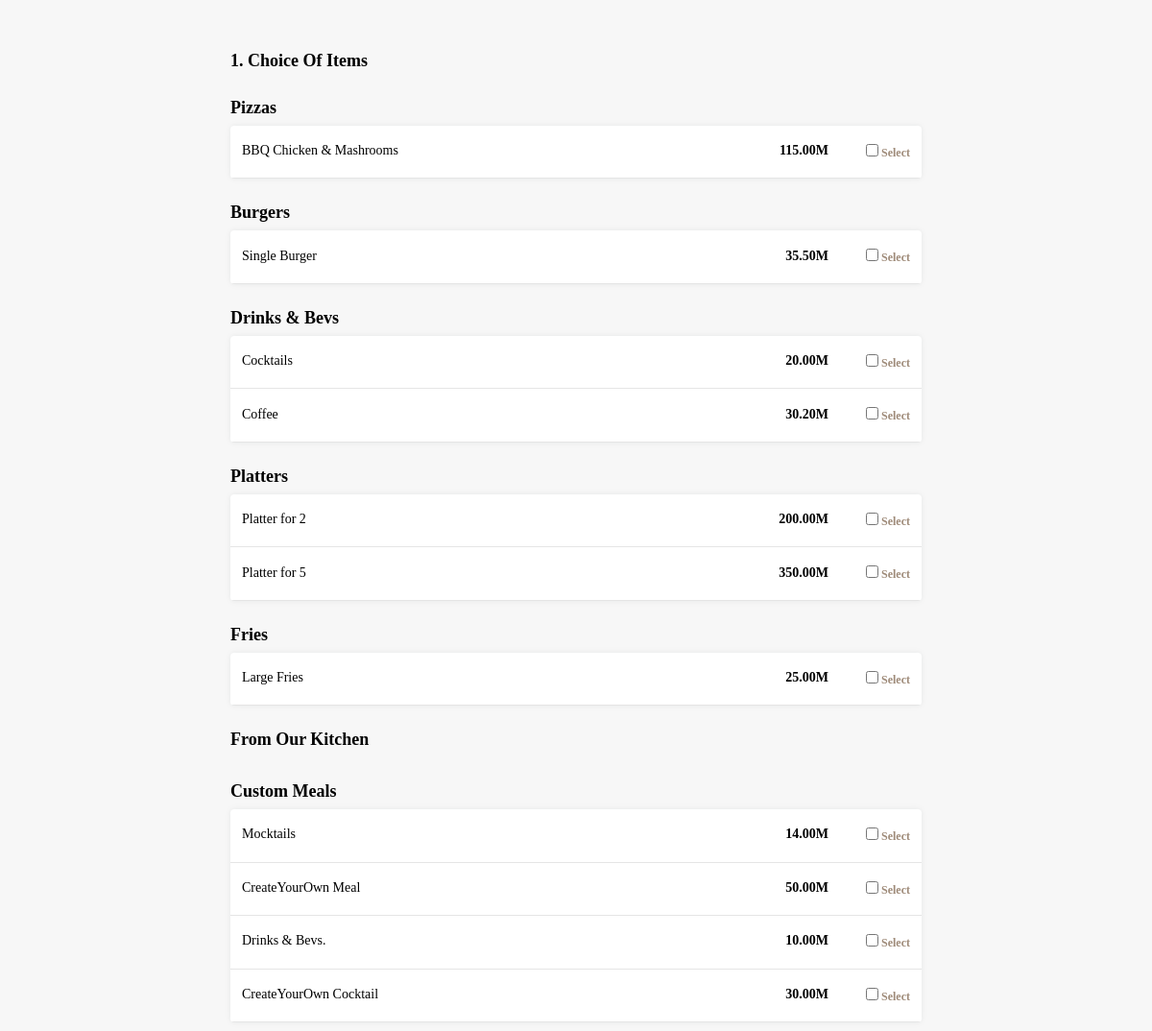
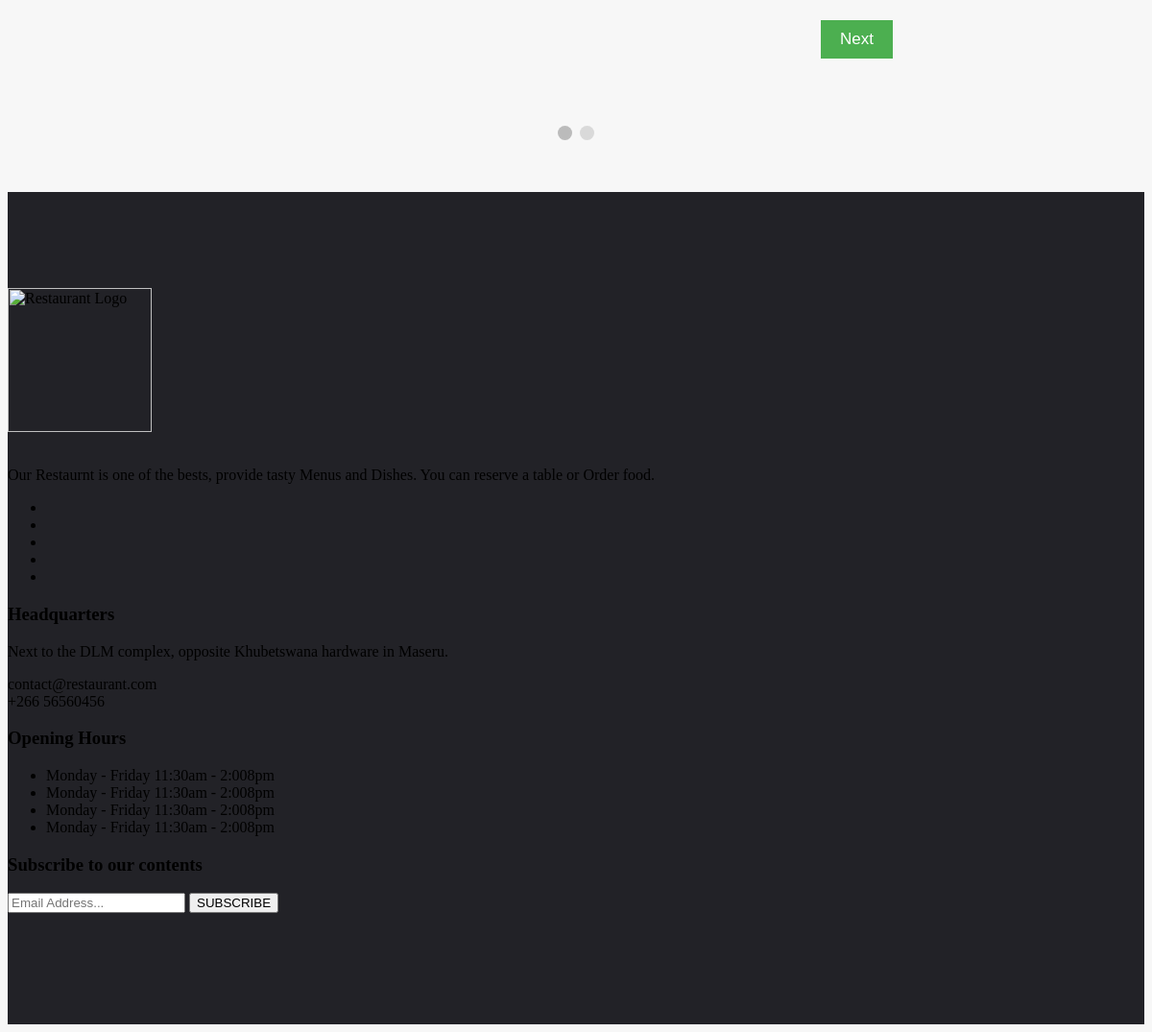
Page /order_food.php on the committed database (2 pictures, top to bottom).
### tables this page shows
CREATE TABLE `menu_categories` (
  `category_id` int(3) NOT NULL,
  `category_name` varchar(50) NOT NULL
);

CREATE TABLE `menus` (
  `menu_id` int(5) NOT NULL,
  `menu_name` varchar(100) NOT NULL,
  `menu_description` varchar(255) NOT NULL,
  `menu_price` decimal(6,2) NOT NULL,
  `menu_image` varchar(255) NOT NULL,
  `category_id` int(3) NOT NULL
);

### order_food.php (the view, shortened to what this page needs)
<?php
    include "connect.php";
?>
	<section class="order_food_section">
		<form method="post" id="order_food_form" action="order_food.php">
			<div class="select_menus_tab order_food_tab" id="menus_tab">
                <div class="text_header">
                    <span>
                        1. Choice of Items
                    </span>
                </div>
				<div>
					<?php
						$stmt = $con->prepare("Select * from menu_categories");
                    	$stmt->execute();
                    	$menu_categories = $stmt->fetchAll();
                    	foreach($menu_categories as $category)
                    	{
                    		?>
                    			<div class="text_header">
									<span>
										<?php echo $category['category_name']; ?>
									</span>
								</div>
								<div class="items_tab">
				        			<?php
				        				$stmt = $con->prepare("Select * from menus where category_id = ?");
				                    	$stmt->execute(array($category['category_id']));
				                    	$rows = $stmt->fetchAll();
				                    	foreach($rows as $row)
				                    	{
				                        	echo "<div class='itemListElement'>";
				                            	echo "<div class = 'item_details'>";
				                                	echo "<div>";
				                                    	echo $row['menu_name'];
				                                	echo "</div>";
				                                	echo "<div class = 'item_select_part'>";
				                                    	echo "<div class = 'menu_price_field'>";
				    										echo "<span style = 'font-weight: bold;'>";
				                                    			echo $row['menu_price']."M";
				                                    		echo "</span>";
				                                    	echo "</div>";
				                                    ?>
				                                    	<div class="select_item_bttn">
				                                    		<div class="btn-group-toggle" data-toggle="buttons">
																<label class="menu_label item_label btn btn-secondary">
																	<input type="checkbox"  name="selected_menus[]" value="<?php echo $row['menu_id'] ?>" autocomplete="off">Select
																</label>
															</div>
				                                    	</div>
				                                    <?php
				                                	echo "</div>";
				                            	echo "</div>";
				                        	echo "</div>";
				                    	}
				            		?>
				    			</div>
                    		<?php
                    	}
					?>
				</div>
			</div>
            <div style="overflow:auto;padding: 30px;">
                <div style="float:right;">
                    <button type="button" id="nextBtn" class="next_prev_buttons" onclick="nextPrev(1)">Next</button>
                </div>
            </div>
            <div style="text-align:center;margin-top:40px;">
                <span class="step"></span>
                <span class="step"></span>
            </div>
		</form>
	</section>
    <section class="widget_section" style="background-color: #222227;padding: 100px 0;">
        <div class="container">
            <div class="row">
                <div class="col-lg-3 col-md-6">
                    <div class="footer_widget">
                        <img src="Design/images/restaurant-logo.png" alt="Restaurant Logo" style="width: 150px;margin-bottom: 20px;">
                        <p>
                            Our Restaurnt is one of the bests, provide tasty Menus and Dishes. You can reserve a table or Order food.
                        </p>
                        <ul class="widget_social">
                            <li><a href="#" data-toggle="tooltip" title="Facebook"><i class="fab fa-facebook-f fa-2x"></i></a></li>
                            <li><a href="#" data-toggle="tooltip" title="Twitter"><i class="fab fa-twitter fa-2x"></i></a></li>
                            <li><a href="#" data-toggle="tooltip" title="Instagram"><i class="fab fa-instagram fa-2x"></i></a></li>
                            <li><a href="#" data-toggle="tooltip" title="LinkedIn"><i class="fab fa-linkedin fa-2x"></i></a></li>
                            <li><a href="#" data-toggle="tooltip" title="Google+"><i class="fab fa-google-plus-g fa-2x"></i></a></li>
                        </ul>
                    </div>
                </div>
                <div class="col-lg-3 col-md-6">
                     <div class="footer_widget">
                        <h3>Headquarters</h3>
                        <p>
                            Next to the DLM complex, opposite Khubetswana hardware in Maseru.
                        </p>
                        <p>
                            contact@restaurant.com
                            <br>
                            +266 56560456
                        </p>
                     </div>
                </div>
                <div class="col-lg-3 col-md-6">
                    <div class="footer_widget">
                        <h3>
                            Opening Hours
                        </h3>
                        <ul class="opening_time">
                            <li>Monday - Friday 11:30am - 2:008pm</li>
                            <li>Monday - Friday 11:30am - 2:008pm</li>
                            <li>Monday - Friday 11:30am - 2:008pm</li>
                            <li>Monday - Friday 11:30am - 2:008pm</li>
                        </ul>
                    </div>
                </div>
                <div class="col-lg-3 col-md-6">
                    <div class="footer_widget">
                        <h3>Subscribe to our contents</h3>
                        <div class="subscribe_form">
                            <form action="#" class="subscribe_form" novalidate="true">
                                <input type="email" name="EMAIL" id="subs-email" class="form_input" placeholder="Email Address...">
                                <button type="submit" class="submit">SUBSCRIBE</button>
                            </form>
                        </div>
                    </div>
                </div>
            </div>
        </div>
    </section>

### order_food.php (style rules this page uses)
.text_header { margin-bottom: 5px; font-size: 18px; font-weight: bold; line-height: 1.5; margin-top: 22px; text-transform: capitalize; }
.items_tab { border-radius: 4px; background-color: white; overflow: hidden; box-shadow: 0 0 5px 0 rgba(60, 66, 87, 0.04), 0 0 10px 0 rgba(0, 0, 0, 0.04); }
.itemListElement { font-size: 14px; line-height: 1.29; border-bottom: solid 1px #e5e5e5; cursor: pointer; padding: 16px 12px 18px 12px; }
.item_details { width: auto; display: -webkit-box; display: -moz-box; display: -ms-flexbox; display: -webkit-flex; display: flex; flex-direction: row; justify-content: space-between; align-items: center; -webkit-box-orient: horizontal; -webkit-box-direction: normal; -webkit-flex-direction: row; -webkit-box-pack: justify; -webkit-justify-content: space-between; -webkit-box-align: center; -webkit-align-items: center; }
.item_label { color: #9e8a78; border-color: #9e8a78; background: white; font-size: 12px; font-weight: 700; }
.item_select_part { display: flex; -webkit-box-pack: justify; justify-content: space-between; -webkit-box-align: center; align-items: center; flex-shrink: 0; }
.select_item_bttn { width: 55px; display: flex; margin-left: 30px; -webkit-box-pack: end; justify-content: flex-end; }
.menu_price_field { width: auto; display: flex; margin-left: 30px; -webkit-box-align: baseline; align-items: baseline; }
.order_food_section { max-width: 720px; margin: 50px auto; padding: 0px 15px; }
.step { height: 15px; width: 15px; margin: 0 2px; background-color: #bbbbbb; border: none; border-radius: 50%; display: inline-block; opacity: 0.5; }
.step.active { opacity: 1; }
.order_food_tab { display: none; }
.next_prev_buttons { background-color: #4CAF50; color: #ffffff; border: none; padding: 10px 20px; font-size: 17px; cursor: pointer; }

### rows in the picture
menu_categories: category_name "Pizzas"
menus: menu_name "BBQ Chicken & Mashrooms", menu_price "115.00"
menu_categories: category_name "Burgers"
menus: menu_name "Single Burger", menu_price "35.50"
menu_categories: category_name "Drinks & Bevs"
menus: menu_name "Cocktails", menu_price "20.00"
menus: menu_name "Coffee", menu_price "30.20"
menu_categories: category_name "Platters"
menus: menu_name "Platter for 2", menu_price "200.00"
menus: menu_name "Platter for 5", menu_price "350.00"
menu_categories: category_name "Fries"
menus: menu_name "Large Fries", menu_price "25.00"
menu_categories: category_name "From Our Kitchen"
menu_categories: category_name "Custom Meals"
menus: menu_name "Mocktails", menu_price "14.00"
menus: menu_name "CreateYourOwn Meal", menu_price "50.00"
menus: menu_name "Drinks & Bevs.", menu_price "10.00"
menus: menu_name "CreateYourOwn Cocktail", menu_price "30.00"
